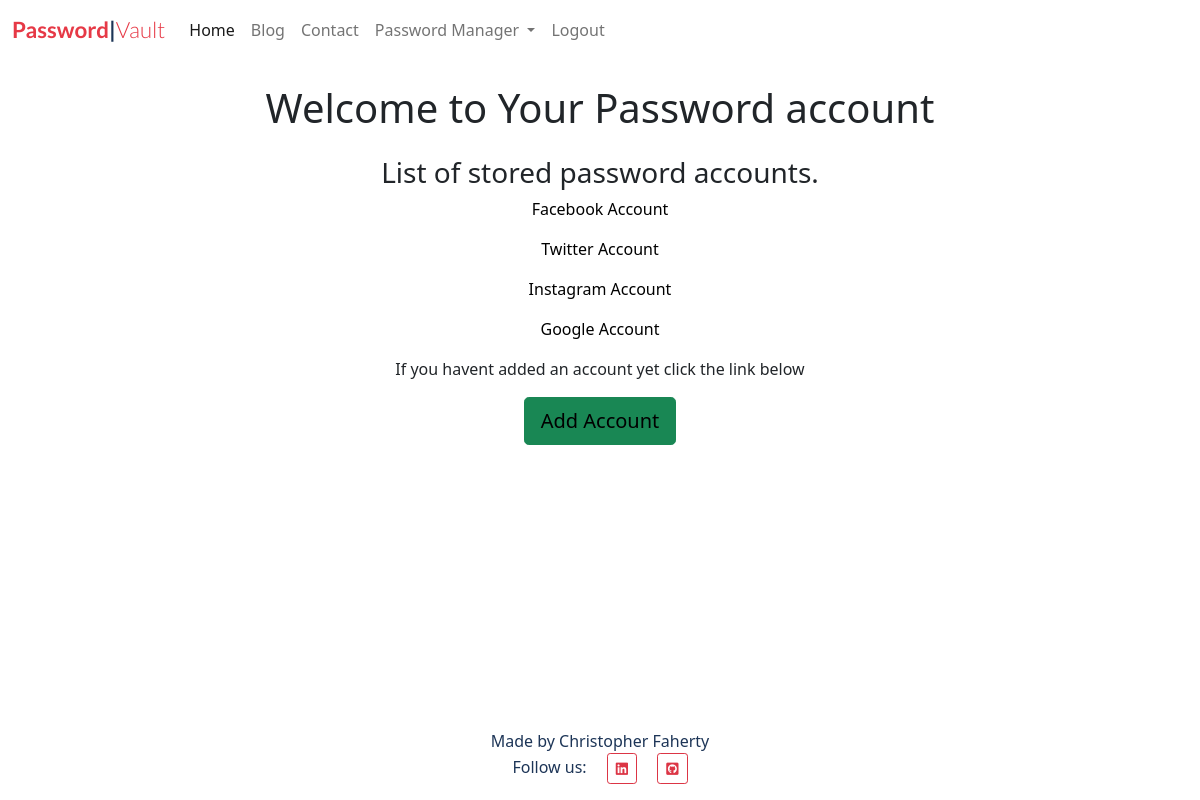
The app's page /view/ (signed in) with its own data.
### pwmanagerapp/models.py (models this page shows, shortened)
class PwAccount(models.Model):
    user = models.ForeignKey(User, on_delete=models.CASCADE, related_name="pwaccount", null=True)
    name = models.CharField(max_length=200)
    website = models.CharField(max_length =100)
    email = models.EmailField(max_length =100)
    username = models.CharField(max_length =50)
    password = encrypt(models.CharField(max_length=50, blank=False))

### pwmanagerapp/views.py (the view)
# urls.py: path("view/", view, name="view"),
def view(request):
    return render(request, "pwmanagerapp/viewpw.html", {})

### pwmanagerapp/templates/pwmanagerapp/viewpw.html (shortened to what this page needs)
{% extends "base.html" %}
{% block content %}
<div class="mx-auto my-4 text-center">
    <h1>Welcome to Your Password account</h1>
</div>
<div class="container text-center">
    <h3>List of stored password accounts.</h3>
    {% for pw in user.pwaccount.all %}
	    <p><a href="{% url 'index' pw.id %}">{{ pw.name }}</a></p>
    {% endfor %}
    <p>If you havent added an account yet click the link below</p>
    <button type="button" class="btn btn-success btn-lg"><a href="{% url 'create' %}">Add Account</a></button>
</div>
{% endblock %}

### static/css/style.css (style rules this page uses)
body { background-color: #ffffff; }
.main-bg { background-color: #ffffff; }
a { color: #000000; text-decoration: none; }

### records on screen
PwAccount: name "Facebook Account"
PwAccount: name "Twitter Account"
PwAccount: name "Instagram Account"
PwAccount: name "Google Account"
